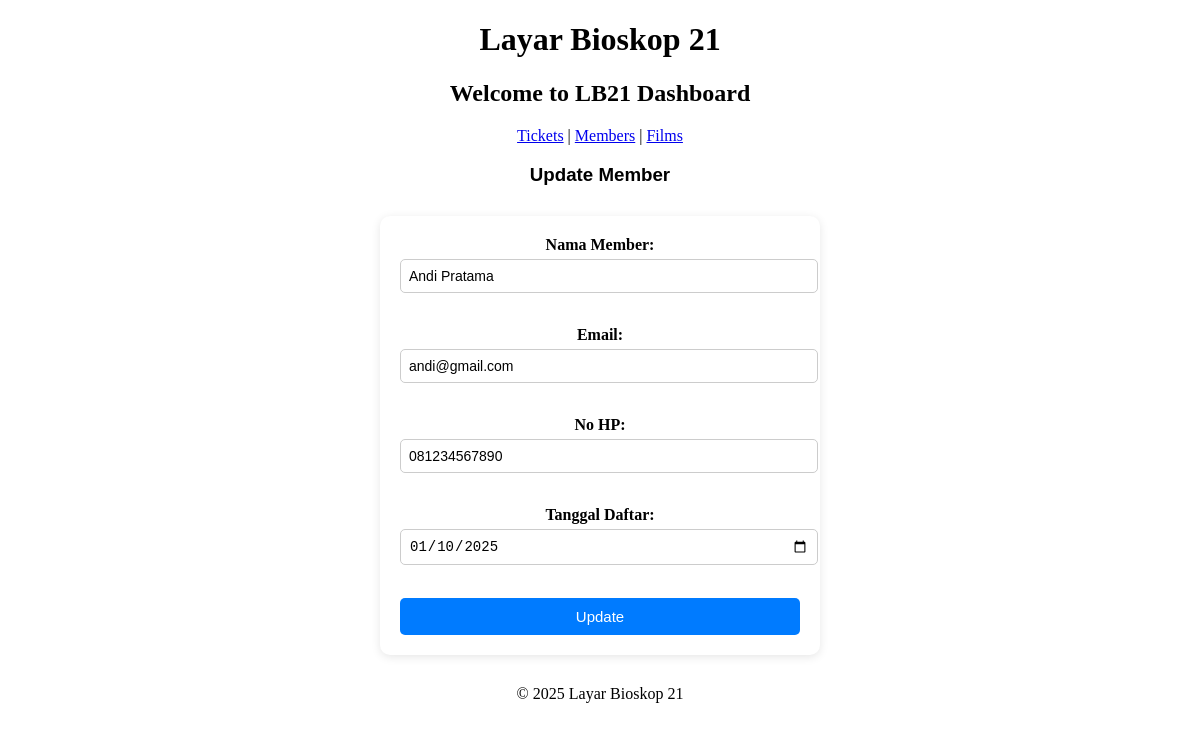
The app's page /index.php?page=update_member&id_member=1 with its own data.
### tables this page shows
CREATE TABLE `member` (
  `id_member` int(11) NOT NULL,
  `nama_member` varchar(100) NOT NULL,
  `email` varchar(100) NOT NULL,
  `no_hp` varchar(15) NOT NULL,
  `tanggal_daftar` date NOT NULL
);

### config/db.php (called while the page is built, shortened)
<?php
class Database
{
    private $host = "localhost";
    private $username = "root";
    private $password = "";
    private $dbname = "lb21";
    public function __construct()
    {
        try {
            $this->conn = new PDO("mysql:host=$this->host;dbname=$this->dbname", $this->username, $this->password);
        } catch (PDOException $e) {
            echo "Connection failed: " . $e->getMessage();
        }
    }
}

### class/Member.php (called while the page is built, shortened)
<?php
require_once 'config/db.php';
class Member
{
    private $db;
    public function __construct()
    {
        $this->db = (new Database())->conn;
    }
    public function getMemberById($id)
    {
        $sql = "SELECT * FROM member WHERE id_member = ?";
        $stmt = $this->db->prepare($sql);
        $stmt->execute([$id]);
        return $stmt->fetch(PDO::FETCH_ASSOC);
    }
}

### view/update_member.php (the view, shortened to what this page needs)
<?php
require_once 'class/Member.php';
$member = new Member();
$id = $_GET['id_member'];
$data = $member->getMemberById($id);
?>
<h3>Update Member</h3>
<form method="POST" class="form-container">
    <label>Nama Member:</label>
    <input type="text" name="nama_member" value="<?= $data['nama_member'] ?>" required><br><br>
    <label>Email:</label>
    <input type="email" name="email" value="<?= $data['email'] ?>" required><br><br>
    <label>No HP:</label>
    <input type="text" name="no_hp" value="<?= $data['no_hp'] ?>" required><br><br>
    <label>Tanggal Daftar:</label>
    <input type="date" name="tanggal_daftar" value="<?= $data['tanggal_daftar'] ?>" required><br><br>
    <button type="submit">Update</button>
</form>

### style.css (style rules this page uses)
body { text-align: center; }
h3 { text-align: center; font-family: Arial, sans-serif; }
.form-container { max-width: 400px; margin: 30px auto; padding: 20px; background: #fff; border-radius: 10px; box-shadow: 0 2px 10px rgba(0, 0, 0, 0.1); }
.form-container label { display: block; margin-bottom: 5px; font-weight: bold; }
.form-container input, .form-container select { width: 100%; padding: 8px; margin-bottom: 15px; border-radius: 5px; border: 1px solid #ccc; font-size: 14px; }
.form-container button { width: 100%; padding: 10px; background: #007bff; border: none; color: white; border-radius: 5px; cursor: pointer; font-size: 15px; }

### records on screen
member: nama_member "Andi Pratama", email "andi@gmail.com", no_hp "081234567890", tanggal_daftar "01/10/2025"
